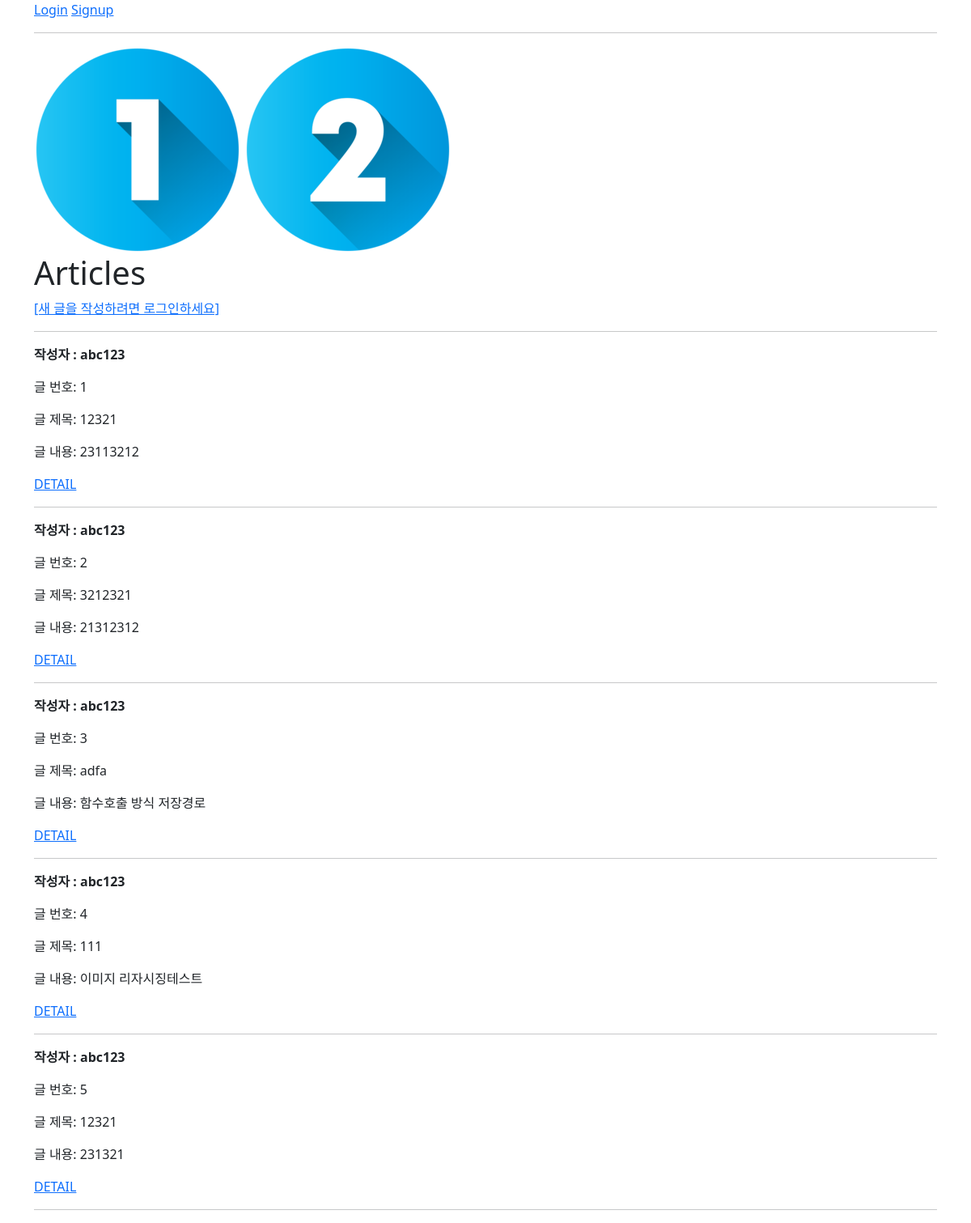
The app's page /articles/ with its own data.
### articles/models.py (models this page shows, shortened)
class Article(models.Model):
    user = models.ForeignKey(settings.AUTH_USER_MODEL, on_delete=models.CASCADE)
    title = models.CharField(max_length=10)
    content = models.TextField()
    image = models.ImageField(blank=True)
    image_thumbnail=ImageSpecField(
        source='image',
        processors=[Thumbnail(200,300)],
        format='JPEG',
        options={'quality':80},
    )
    created_at = models.DateTimeField(auto_now_add=True)
    updated_at = models.DateTimeField(auto_now=True)

### accounts/models.py (models this page shows)
class User(AbstractUser):
    pass

### articles/views.py (the view)
# urls.py: path('', views.index, name='index'),
@require_safe
def index(request):
    articles = Article.objects.all()
    context = {
        'articles': articles,
    }
    return render(request, 'articles/index.html', context)

### articles/templates/articles/index.html
{% extends 'base.html' %}
{% load static %}
{% block content %}
  <img src="{% static 'articles/sample_img_1.png' %}" alt="sample img">
  <img src="{% static 'sample_img_2.png' %}" alt="sample img">
  <h1>Articles</h1>
  {% if request.user.is_authenticated %}
    <a href="{% url 'articles:create' %}">CREATE</a>
  {% else %}
    <a href="{% url 'accounts:login' %}">[새 글을 작성하려면 로그인하세요]</a>
  {% endif %}
  <hr>
  {% for article in articles %}
    <p><b>작성자 : {{ article.user }}</b></p>
    <p>글 번호: {{ article.pk }}</p>
    <p>글 제목: {{ article.title }}</p>
    <p>글 내용: {{ article.content }}</p>
    <a href="{% url 'articles:detail' article.pk %}">DETAIL</a>
    <hr>
  {% endfor %}
{% endblock content %}

### templates/base.html (shortened to what this page needs)
<!DOCTYPE html>
<html lang="en">
<head>
  <link href="https://cdn.jsdelivr.net/npm/bootstrap@5.2.1/dist/css/bootstrap.min.css" rel="stylesheet">
</head>
<body>
  <div class="container">
    {% if request.user.is_authenticated %}
      <h3>Hello, {{ user }}</h3>
      <a href="{% url 'accounts:update' %}">정보수정</a>
      <form action="{% url 'accounts:logout' %}" method="POST">
        {% csrf_token %}
        <input type="submit" value="Logout">
      </form>
      <form action="{% url 'accounts:delete' %}" method="POST">
        {% csrf_token %}
        <input type="submit" value="회원탈퇴">
      </form>
    {% else %}
      <a href="{% url 'accounts:login' %}">Login</a>
      <a href="{% url 'accounts:signup' %}">Signup</a>
    {% endif %}
    <hr>
    {% block content %}
    {% endblock content %}
  </div>
</body>
</html>

### records on screen
Article: user "abc123", pk "1", title "12321", content "23113212"
Article: user "abc123", pk "2", title "3212321", content "21312312"
Article: user "abc123", pk "3", title "adfa", content "함수호출 방식 저장경로"
Article: user "abc123", pk "4", title "111", content "이미지 리자시징테스트"
Article: user "abc123", pk "5", title "12321", content "231321"
